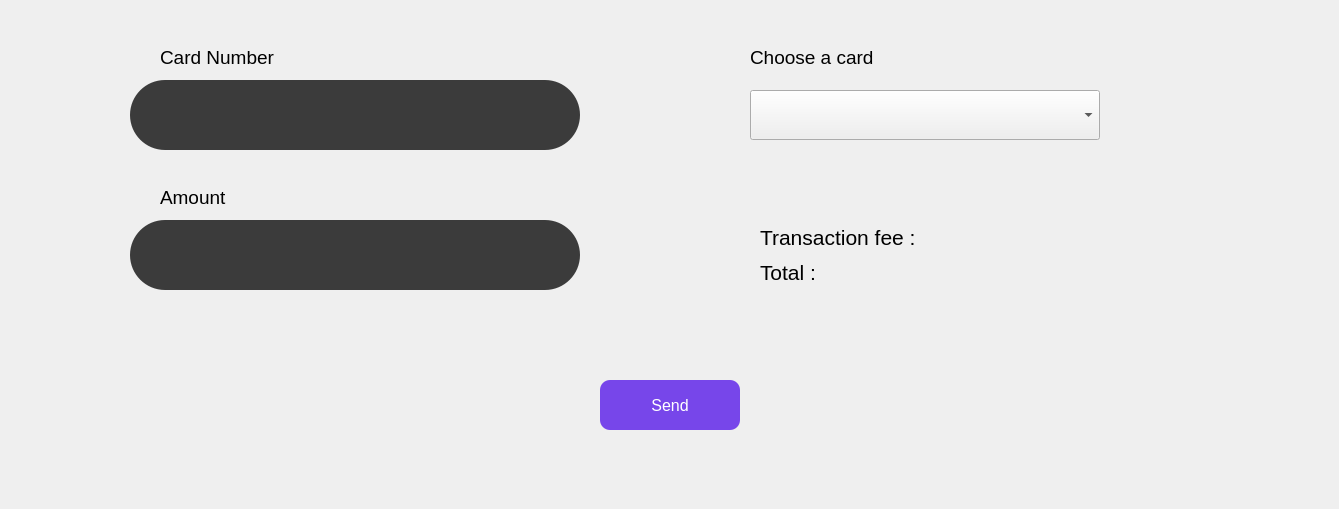
          <widget class="QWidget" name="page_13">
           <widget class="QWidget" name="widget_26" native="true">
            <property name="geometry">
             <rect>
              <x>10</x>
              <y>0</y>
              <width>1320</width>
              <height>500</height>
             </rect>
            </property>
            <property name="styleSheet">
             <string notr="true">QLineEdit{
border-radius:35;
}
QPushButton{
background-color:rgb(122, 105, 233);
color:white;
border-radius:7px;
}</string>
            </property>
            <widget class="QLineEdit" name="lineEdit_7">
             <property name="geometry">
              <rect>
               <x>120</x>
               <y>80</y>
               <width>450</width>
               <height>70</height>
              </rect>
             </property>
             <property name="minimumSize">
              <size>
               <width>450</width>
               <height>70</height>
              </size>
             </property>
             <property name="maximumSize">
              <size>
               <width>450</width>
               <height>70</height>
              </size>
             </property>
             <property name="font">
              <font>
               <pointsize>14</pointsize>
              </font>
             </property>
             <property name="styleSheet">
              <string notr="true">background-color: rgb(59, 59, 59);</string>
             </property>
             <property name="inputMask">
              <string/>
             </property>
             <property name="text">
              <string/>
             </property>
             <property name="maxLength">
              <number>16</number>
             </property>
             <property name="placeholderText">
              <string/>
             </property>
            </widget>
            <widget class="QLineEdit" name="lineEdit_12">
             <property name="geometry">
              <rect>
               <x>120</x>
               <y>220</y>
               <width>450</width>
               <height>70</height>
              </rect>
             </property>
             <property name="minimumSize">
              <size>
               <width>450</width>
               <height>70</height>
              </size>
             </property>
             <property name="maximumSize">
              <size>
               <width>450</width>
               <height>70</height>
              </size>
             </property>
             <property name="font">
              <font>
               <pointsize>14</pointsize>
              </font>
             </property>
             <property name="styleSheet">
              <string notr="true">background-color: rgb(59, 59, 59);</string>
             </property>
             <property name="inputMask">
              <string/>
             </property>
             <property name="text">
              <string/>
             </property>
             <property name="placeholderText">
              <string/>
             </property>
            </widget>
            <widget class="QLabel" name="label_92">
             <property name="geometry">
              <rect>
               <x>150</x>
               <y>40</y>
               <width>151</width>
               <height>36</height>
              </rect>
             </property>
             <property name="font">
              <font>
               <pointsize>16</pointsize>
              </font>
             </property>
             <property name="styleSheet">
              <string notr="true">text-align:center;</string>
             </property>
             <property name="text">
              <string>&lt;html&gt;&lt;head/&gt;&lt;body&gt;&lt;p&gt;&lt;span style=&quot; font-size:14pt;&quot;&gt;Card Number&lt;/span&gt;&lt;/p&gt;&lt;/body&gt;&lt;/html&gt;</string>
             </property>
            </widget>
            <widget class="QLabel" name="label_93">
             <property name="geometry">
              <rect>
               <x>150</x>
               <y>180</y>
               <width>91</width>
               <height>36</height>
              </rect>
             </property>
             <property name="font">
              <font>
               <pointsize>16</pointsize>
              </font>
             </property>
             <property name="styleSheet">
              <string notr="true">text-align:center;</string>
             </property>
             <property name="text">
              <string>&lt;html&gt;&lt;head/&gt;&lt;body&gt;&lt;p&gt;&lt;span style=&quot; font-size:14pt;&quot;&gt;Amount&lt;/span&gt;&lt;/p&gt;&lt;/body&gt;&lt;/html&gt;</string>
             </property>
            </widget>
            <widget class="QPushButton" name="pushButton_8">
             <property name="geometry">
              <rect>
               <x>590</x>
               <y>380</y>
               <width>140</width>
               <height>50</height>
              </rect>
             </property>
             <property name="minimumSize">
              <size>
               <width>140</width>
               <height>50</height>
              </size>
             </property>
             <property name="maximumSize">
              <size>
               <width>140</width>
               <height>50</height>
              </size>
             </property>
             <property name="font">
              <font>
               <pointsize>12</pointsize>
               <bold>false</bold>
              </font>
             </property>
             <property name="styleSheet">
              <string notr="true">QPushButton:hover{
	background-color:rgb(100, 60, 200);
}
QPushButton{
background-color:rgb(119, 70, 234);
color:rgb(255, 255, 255);
border-radius:10px;
}</string>
             </property>
             <property name="text">
              <string>Send</string>
             </property>
            </widget>
            <widget class="QLabel" name="label_94">
             <property name="geometry">
              <rect>
               <x>740</x>
               <y>40</y>
               <width>181</width>
               <height>36</height>
              </rect>
             </property>
             <property name="font">
              <font>
               <pointsize>16</pointsize>
              </font>
             </property>
             <property name="styleSheet">
              <string notr="true">text-align:center;</string>
             </property>
             <property name="text">
              <string>&lt;html&gt;&lt;head/&gt;&lt;body&gt;&lt;p&gt;&lt;span style=&quot; font-size:14pt;&quot;&gt;Choose a card&lt;/span&gt;&lt;/p&gt;&lt;/body&gt;&lt;/html&gt;</string>
             </property>
            </widget>
            <widget class="QComboBox" name="comboBox">
             <property name="geometry">
              <rect>
               <x>740</x>
               <y>90</y>
               <width>350</width>
               <height>50</height>
              </rect>
             </property>
             <property name="font">
              <font>
               <pointsize>12</pointsize>
              </font>
             </property>
            </widget>
            <widget class="QLabel" name="label_141">
             <property name="geometry">
              <rect>
               <x>150</x>
               <y>150</y>
               <width>400</width>
               <height>20</height>
              </rect>
             </property>
             <property name="styleSheet">
              <string notr="true">color:rgb(255, 0, 0)</string>
             </property>
             <property name="text">
              <string/>
             </property>
            </widget>
            <widget class="QLabel" name="label_142">
             <property name="geometry">
              <rect>
               <x>740</x>
               <y>150</y>
               <width>400</width>
               <height>20</height>
              </rect>
             </property>
             <property name="styleSheet">
              <string notr="true">color:rgb(255, 0, 0)</string>
             </property>
             <property name="text">
              <string/>
             </property>
            </widget>
            <widget class="QLabel" name="label_146">
             <property name="geometry">
              <rect>
               <x>150</x>
               <y>290</y>
               <width>400</width>
               <height>20</height>
              </rect>
             </property>
             <property name="styleSheet">
              <string notr="true">color:rgb(255, 0, 0)</string>
             </property>
             <property name="text">
              <string/>
             </property>
            </widget>
            <widget class="QLabel" name="label_149">
             <property name="geometry">
              <rect>
               <x>750</x>
               <y>220</y>
               <width>350</width>
               <height>35</height>
              </rect>
             </property>
             <property name="font">
              <font>
               <pointsize>16</pointsize>
              </font>
             </property>
             <property name="text">
              <string>&lt;html&gt;&lt;head/&gt;&lt;body&gt;&lt;p&gt;&lt;span style=&quot; font-size:16pt;&quot;&gt;Transaction fee :&lt;/span&gt;&lt;/p&gt;&lt;/body&gt;&lt;/html&gt;</string>
             </property>
            </widget>
            <widget class="QLabel" name="label_150">
             <property name="geometry">
              <rect>
               <x>750</x>
               <y>255</y>
               <width>350</width>
               <height>35</height>
              </rect>
             </property>
             <property name="font">
              <font>
               <pointsize>16</pointsize>
              </font>
             </property>
             <property name="text">
              <string>&lt;html&gt;&lt;head/&gt;&lt;body&gt;&lt;p&gt;&lt;span style=&quot; font-size:16pt;&quot;&gt;Total :&lt;/span&gt;&lt;/p&gt;&lt;/body&gt;&lt;/html&gt;</string>
             </property>
            </widget>
           </widget>
          </widget>
